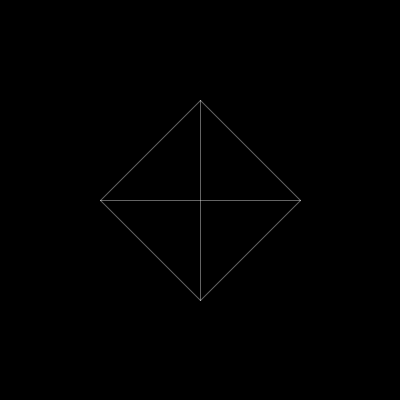
Frame 1 (no input)
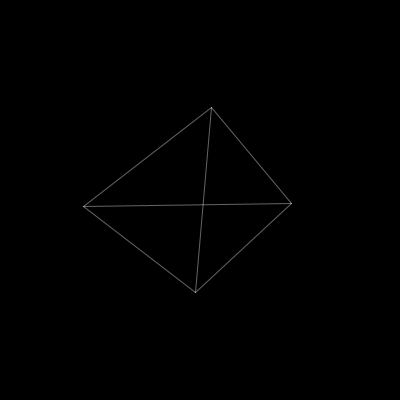
Frame 60 (the mouse pressed at the canvas centre just before this capture)
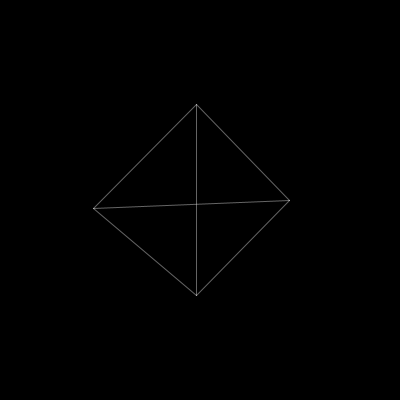
Frame 120 (the mouse held since frame 60 and released just before this capture)

The Processing sketch that drew these frames (run headless with seeded random() and noise(); from frame 60 on, the mouse is pressed at the canvas centre):

// Processing sketch: processing_57175
// ── processing_57175.pde

void setup() {
  size (400,400);
  background(0,0,0);
  stroke(255,255,255,100);
}
int x1 = 200;
int x2 = 100;
int x3 = 200;
int x4 = 300;
int y1 = 100;
int y2 = 200;
int y3 = 300;
int y4 = 200;
void draw(){
  background(0,0,0);
  line(x1,y1,x2,y2);
  line(x1,y1,x3,y3);
  line(x1,y1,x4,y4);
  line(x2,y2,x3,y3);
  line(x2,y2,x4,y4);
  line(x3,y3,x4,y4);
 x1 += random(-1,2);
 x2 += random(-1,2);
 x3 += random(-1,2);
 x4 += random(-1,2);
 y1 += random(-1,2);
 y2 += random(-1,2);
 y3 += random(-1,2);
 y4 += random(-1,2);
 
}
  
